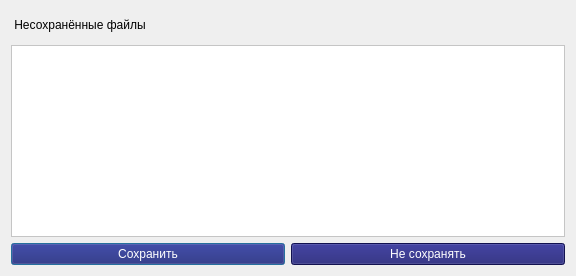
<?xml version="1.0" encoding="UTF-8"?>
<ui version="4.0">
 <class>ExitApp</class>
 <widget class="QDialog" name="ExitApp">
  <property name="geometry">
   <rect>
    <x>0</x>
    <y>0</y>
    <width>576</width>
    <height>276</height>
   </rect>
  </property>
  <property name="windowTitle">
   <string>Dialog</string>
  </property>
  <property name="styleSheet">
   <string notr="true"/>
  </property>
  <layout class="QGridLayout" name="gridLayout">
   <item row="0" column="0">
    <widget class="QLabel" name="label">
     <property name="styleSheet">
      <string notr="true"/>
     </property>
     <property name="text">
      <string> Несохранённые файлы</string>
     </property>
    </widget>
   </item>
   <item row="1" column="0">
    <widget class="QTableWidget" name="tableWidget">
     <property name="sizePolicy">
      <sizepolicy hsizetype="Preferred" vsizetype="Preferred">
       <horstretch>0</horstretch>
       <verstretch>0</verstretch>
      </sizepolicy>
     </property>
     <property name="styleSheet">
      <string notr="true">
QTableWidget{
color: black;
background-color:#FFFFFF;
selection-background-color: #191970;
}

QHeaderView::section {
border: none;
color: black;
background-color: #B0C4DE;
gridline-color:#4169E1;
}</string>
     </property>
     <property name="editTriggers">
      <set>QAbstractItemView::NoEditTriggers</set>
     </property>
     <property name="showGrid">
      <bool>false</bool>
     </property>
     <property name="cornerButtonEnabled">
      <bool>false</bool>
     </property>
     <attribute name="horizontalHeaderVisible">
      <bool>false</bool>
     </attribute>
     <attribute name="horizontalHeaderCascadingSectionResizes">
      <bool>false</bool>
     </attribute>
     <attribute name="horizontalHeaderDefaultSectionSize">
      <number>270</number>
     </attribute>
     <attribute name="horizontalHeaderHighlightSections">
      <bool>true</bool>
     </attribute>
     <attribute name="verticalHeaderVisible">
      <bool>false</bool>
     </attribute>
     <attribute name="verticalHeaderHighlightSections">
      <bool>false</bool>
     </attribute>
    </widget>
   </item>
   <item row="2" column="0">
    <layout class="QHBoxLayout" name="horizontalLayout">
     <item>
      <widget class="QPushButton" name="okButton">
       <property name="styleSheet">
        <string notr="true">QPushButton{
color: white;
        background-color: #191970;
}

</string>
       </property>
       <property name="text">
        <string>Сохранить</string>
       </property>
      </widget>
     </item>
     <item>
      <widget class="QPushButton" name="cancelButton">
       <property name="styleSheet">
        <string notr="true">QPushButton{
color: white;
        background-color: #191970;
}</string>
       </property>
       <property name="text">
        <string>Не сохранять</string>
       </property>
      </widget>
     </item>
    </layout>
   </item>
  </layout>
 </widget>
 <resources/>
 <connections/>
</ui>
